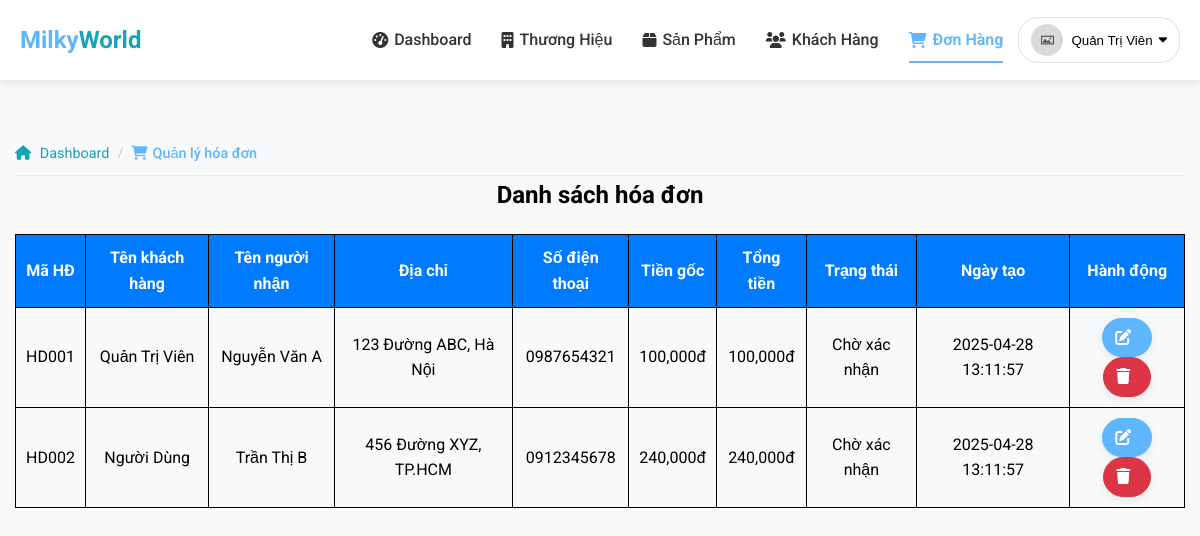
The page /admin/orders/index.php (signed in) on the database as committed earlier.
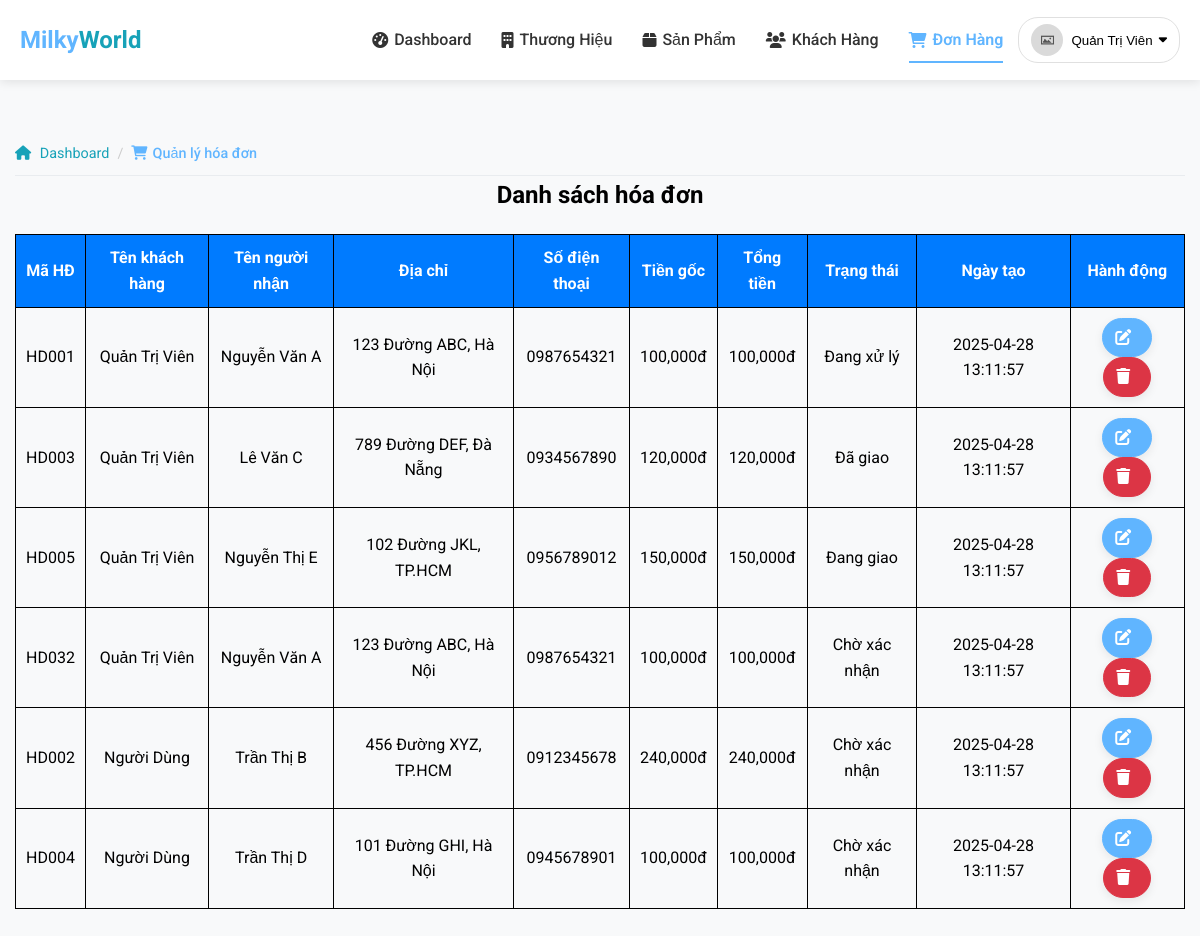
The same page on the database as committed later.
### tables this page shows
CREATE TABLE IF NOT EXISTS HoaDon (
    MaHD varchar(10) NOT NULL,
    MaKH varchar(10) NOT NULL,
    TongTien decimal(10,2) NOT NULL,
    TongTienGoc decimal(10,2) NOT NULL,
    TrangThai enum('cho_duyet', 'dang_xu_ly', 'dang_giao', 'da_giao', 'da_huy') NOT NULL DEFAULT 'cho_duyet',
    TenNguoiNhan varchar(100) NOT NULL,
    DiaChi varchar(255) NOT NULL,
    SoDienThoai varchar(20) NOT NULL,
    GhiChu text,
    NgayTao datetime DEFAULT CURRENT_TIMESTAMP,
    NgayCapNhat datetime DEFAULT CURRENT_TIMESTAMP ON UPDATE CURRENT_TIMESTAMP,
    PRIMARY KEY (MaHD),
    FOREIGN KEY (MaKH) REFERENCES KhachHang(MaKH) ON DELETE CASCADE
);

CREATE TABLE IF NOT EXISTS KhachHang (
    MaKH varchar(10) NOT NULL,
    TenKH varchar(255) NOT NULL,
    Email varchar(255) NOT NULL,
    MatKhau varchar(255) NOT NULL,
    DiaChi varchar(255) DEFAULT '',
    SoDienThoai varchar(20) DEFAULT '',
    VaiTro enum('admin', 'user') NOT NULL DEFAULT 'user',
    Avatar varchar(255) DEFAULT NULL,
    TrangThai tinyint(1) NOT NULL DEFAULT 1 COMMENT '1: Hoạt động, 0: Bị khóa',
    TokenReset varchar(255) DEFAULT NULL,
    TokenExpire datetime DEFAULT NULL,
    NgayTao datetime DEFAULT CURRENT_TIMESTAMP,
    NgayCapNhat datetime DEFAULT CURRENT_TIMESTAMP ON UPDATE CURRENT_TIMESTAMP,
    PRIMARY KEY (MaKH),
    UNIQUE KEY unique_email (Email)
);

### includes/session.php (called while the page is built, shortened)
<?php
function isLoggedIn()
{
    return isset($_SESSION['user']);
}
function getCurrentUser()
{
    return isset($_SESSION['user']) ? $_SESSION['user'] : null;
}

### admin/orders/index.php (the view, shortened to what this page needs)
<?php
require_once("../../layouts/admin/header.php");
$thSQL = "SELECT kh.TenKH, hd.MaHD, hd.TongTien, hd.TongTienGoc,
        CAST(hd.TrangThai AS CHAR) AS TrangThai,
        hd.TenNguoiNhan, hd.DiaChi, hd.SoDienThoai, hd.GhiChu, hd.NgayTao
        FROM hoadon hd
        JOIN khachhang kh ON hd.MaKH = kh.MaKH";
$kq = mysqli_query($conn, $thSQL);
?>
<body>
    <div class="container">
        <div class="breadcrumb-container fade-in" style="animation-delay: 0.1s;">
            <ul class="breadcrumb">
                <li><a href="../index.php"><i class="fas fa-home"></i> Dashboard</a></li>
                <li class="active">
                    <span><i class="fas fa-shopping-cart"></i>Quản lý hóa đơn</span>
                </li>
            </ul>
        </div>
        <div class="inf fade-in">
            <h2>Danh sách hóa đơn</h2>
        </div>
        <table class="fade-in" border="1px">
            <tr>
                <th>Mã HĐ</th>
                <th>Tên khách hàng</th>
                <th>Tên người nhận</th>
                <th>Địa chỉ</th>
                <th>Số điện thoại</th>
                <th>Tiền gốc</th>
                <th>Tổng tiền</th>
                <th>Trạng thái</th>
                <th>Ngày tạo</th>
                <th>Hành động</th>
            </tr>
            <?php
            while ($row = mysqli_fetch_assoc($kq)) {
            ?>
                <tr>
                    <td><?php echo $row['MaHD']; ?></td>
                    <td><?php echo $row['TenKH']; ?></td>
                    <td><?php echo $row['TenNguoiNhan']; ?></td>
                    <td><?php echo $row['DiaChi']; ?></td>
                    <td><?php echo $row['SoDienThoai']; ?></td>
                    <td><?php echo number_format($row['TongTienGoc']); ?>đ</td>
                    <td><?php echo number_format($row['TongTien']); ?>đ</td>
                    <td><?php
                            $TextTT = '';
                            $trangThai = $row['TrangThai'];
                                switch ($trangThai) {
                                case 'cho_duyet':
                                   $TextTT = 'Chờ xác nhận';
                                   break;
                                case 'dang_xu_ly':
                                    $TextTT = 'Đang xử lý';
                                    break;
                                case 'dang_giao':
                                    $TextTT = 'Đang giao';
                                    break;
                                case 'da_giao':
                                    $TextTT = 'Đã giao';
                                    break;
                            }
                            echo $TextTT
                        ?>
                    </td>
                    <td><?php echo $row['NgayTao']; ?></td>
                    <td>
                        <a class="btn btn-primary" href="edit.php?id=<?php echo $row['MaHD']; ?>"><i class="fas fa-edit"></i></a>
                        <a class="btn btn-danger" href="delete.php?id=<?php echo $row['MaHD']; ?>" onclick="return confirm('Bạn có chắc chắn muốn xóa hóa đơn này?')"><i class="fas fa-trash"></i></a>
                    </td>
                </tr>
            <?php
            }
            ?>
        </table>
    </div>
</body>

### layouts/admin/header.php (shortened to what this page needs)
<?php
require_once(__DIR__ . '/../../includes/session.php');
$current_full_path = $_SERVER['PHP_SELF'];
?>
<!DOCTYPE html>
<html lang="vi">
<head>
    <link href="https://cdnjs.cloudflare.com/ajax/libs/font-awesome/6.0.0/css/all.min.css" rel="stylesheet">
    <link href="/assets/css/main.css" rel="stylesheet">
    <link href="/assets/css/admin.css" rel="stylesheet">
    <link href="/assets/css/layouts.css" rel="stylesheet">
</head>
<body>
    <header class="site-header">
        <div class="header-container">
            <a href="/admin" class="logo">
                <span class="logo-primary">Milky</span><span class="logo-secondary">World</span>
            </a>
            <nav class="main-nav" id="mainNav">
                <ul class="nav-list">
                    <?php
                    $pages = [
                        'index.php' => ['name' => 'Dashboard', 'icon' => 'fa-tachometer-alt', 'pattern' => '/admin/index.php', 'href' => '/admin/index.php'],
                        'brands.php' => ['name' => 'Thương Hiệu', 'icon' => 'fa-building', 'pattern' => '/admin/brands', 'href' => '/admin/brands/index.php'],
                        'products.php' => ['name' => 'Sản Phẩm', 'icon' => 'fa-box', 'pattern' => '/admin/products', 'href' => '/admin/products/index.php'],
                        'customers.php' => ['name' => 'Khách Hàng', 'icon' => 'fa-users', 'pattern' => '/admin/customers', 'href' => '/admin/customers/index.php'],
                        'orders.php' => ['name' => 'Đơn Hàng', 'icon' => 'fa-shopping-cart', 'pattern' => '/admin/orders', 'href' => '/admin/orders/index.php']
                    ];
                    foreach ($pages as $page => $data) {
                        $active = (strpos($current_full_path, $data['pattern']) !== false) ? 'active' : '';
                        echo '<li class="nav-item">';
                        echo '<a class="nav-link ' . $active . '" href="' . $data['href'] . '">';
                        echo '<i class="fas ' . $data['icon'] . '"></i> ' . $data['name'];
                        echo '</a></li>';
                    }
                    ?>
                </ul>
                <div class="header-actions">
                    <div class="user-actions">
                        <?php if (isLoggedIn()): ?>
                            <div class="user-dropdown">
                                <button class="user-dropdown-btn" id="userDropdown">
                                    <?php
                                    $user = getCurrentUser();
                                    $avatar = !empty($user['Avatar']) ? '/assets/images/avatars/' . $user['Avatar'] : '/assets/images/default-image.jpg';
                                    ?>
                                    <img src="<?php echo $avatar; ?>" alt="Avatar" class="user-avatar">
                                    <span class="username"><?php echo $user['TenKH']; ?></span>
                                    <i class="fas fa-caret-down"></i>
                                </button>
                            </div>
                        <?php endif; ?>
                    </div>
                </div>
            </nav>
        </div>
    </header>
    <main class="admin-main-content">

### assets/css/main.css (style rules this page uses)
:root { --primary-color: #60B5FF; --secondary-color: #6c757d; --accent-color: #17a2b8; --light-color: #f8f9fa; --dark-color: #343a40; --success-color: #28a745; --danger-color: #dc3545; --warning-color: #ffc107; --info-color: #17a2b8; --header-bg: #ffffff; --header-text: #333; --header-hover: #60B5FF; --footer-bg: #493D9E; --dropdown-hover: #f1f5ff; --container-padding: 15px; --section-spacing: 60px 0; --card-padding: 20px; --item-margin: 30px; --border-radius-sm: 8px; --border-radius-md: 12px; --border-radius-lg: 50px; --shadow-sm: 0 3px 10px rgba(0, 0, 0, 0.08); --shadow-md: 0 5px 15px rgba(0, 0, 0, 0.08); --shadow-lg: 0 15px 30px rgba(0, 0, 0, 0.1); }
* { box-sizing: border-box; margin: 0; padding: 0; }
body { min-height: 100vh; display: flex; flex-direction: column; font-family: 'Roboto', sans-serif; background-color: var(--light-color); line-height: 1.6; }
main { flex: 1; padding: 2rem 0; }
.container { width: 100%; max-width: 1200px; padding: 0 var(--container-padding); margin: 0 auto; }
h1, h2, h3, h4, h5, h6 { font-weight: 700; margin-bottom: 1rem; }
.btn { display: inline-block; font-weight: 500; text-align: center; text-decoration: none; vertical-align: middle; cursor: pointer; border: 1px solid transparent; padding: .375rem .75rem; font-size: 1rem; border-radius: 50px; transition: all 0.3s ease; box-shadow: var(--shadow-sm); }
.btn i { margin-right: 8px; }
.btn-primary { background-color: var(--primary-color); color: white; border-color: var(--primary-color); }
.btn-danger { background-color: var(--danger-color); color: white; border-color: var(--danger-color); }
.fade-in { opacity: 0; animation: fadeIn 0.6s ease forwards; }
.breadcrumb-container { margin-top: 20px; }
.breadcrumb { display: flex; list-style: none; padding: 10px 0; flex-wrap: wrap; border-bottom: 1px solid #e9ecef; }
.breadcrumb li { font-size: 0.9rem; color: var(--secondary-color); }
.breadcrumb li:not(:last-child):after { content: '/'; margin: 0 8px; color: #ccc; }
.breadcrumb a { color: var(--secondary-color); text-decoration: none; transition: color 0.3s ease; }
.breadcrumb i { margin-right: 5px; }
.breadcrumb .active { color: var(--primary-color); font-weight: 500; }

### assets/css/admin.css (style rules this page uses)
.inf h2 { text-align: center; }
table { width: 100%; border-collapse: collapse; margin: 20px 0; }
table th { background-color: #007bff; color: #fff; }
table th, table td { padding: 10px; text-align: center; border: 1px solid black; }

### assets/css/layouts.css (style rules this page uses)
:root { --primary-color: #60B5FF; --secondary-color: #17a2b8; --dark-color: #343a40; --light-color: #f8f9fa; --gray-color: #6c757d; --footer-bg: #493D9E; --footer-text: rgba(255, 255, 255, 0.7); --header-bg: #ffffff; --header-text: #333; --header-hover: #60B5FF; }
html, body { height: 100%; margin: 0; padding: 0; }
body { display: flex; flex-direction: column; min-height: 100vh; }
.container { flex: 1 0 auto; }
.site-header { background-color: var(--header-bg); box-shadow: 0 2px 10px rgba(0, 0, 0, 0.1); position: sticky; top: 0; z-index: 1000; }
.header-container { max-width: 1200px; margin: 0 auto; padding: 0 20px; display: flex; flex-wrap: wrap; justify-content: space-between; align-items: center; height: 80px; }
.logo { text-decoration: none; font-size: 24px; font-weight: 700; }
.logo-primary { color: var(--primary-color); }
.logo-secondary { color: var(--secondary-color); }
.main-nav { display: flex; align-items: center; }
.nav-list { list-style: none; display: flex; margin: 0; padding: 0; }
.nav-item { margin: 0 15px; }
.nav-link { text-decoration: none; color: var(--header-text); font-weight: 500; display: flex; align-items: center; padding: 10px 0; position: relative; transition: color 0.3s ease; }
.nav-link i { margin-right: 6px; }
.nav-link::after { content: ''; position: absolute; width: 0; height: 2px; background-color: var(--header-hover); bottom: 0; left: 0; transition: width 0.3s ease; }
.nav-link:hover::after, .nav-link.active::after { width: 100%; }
.nav-link.active { color: var(--header-hover); font-weight: 600; }
.header-actions { display: flex; align-items: center; }
.user-actions { display: flex; align-items: center; }
.user-dropdown { position: relative; }
.user-dropdown-btn { display: flex; align-items: center; background: none; border: none; padding: 6px 12px; border-radius: 20px; cursor: pointer; border: 1px solid #e0e0e0; transition: all 0.3s ease; }
.user-avatar { width: 32px; height: 32px; border-radius: 50%; object-fit: cover; margin-right: 8px; }
.username { margin-right: 6px; font-weight: 500; }

Rows that differ between the two databases and show on the page:
changed hoadon "HD001": TextTT "Chờ xác nhận" → "Đang xử lý"
added hoadon: MaHD "HD003", MaKH.TenKH "Quản Trị Viên", TenNguoiNhan "Lê Văn C", DiaChi "789 Đường DEF, Đà Nẵng", SoDienThoai "0934567890", TongTienGoc "120,000", TongTien "120,000", TextTT "Đã giao", NgayTao "2025-04-28 13:11:57"
added hoadon: MaHD "HD005", MaKH.TenKH "Quản Trị Viên", TenNguoiNhan "Nguyễn Thị E", DiaChi "102 Đường JKL, TP.HCM", SoDienThoai "0956789012", TongTienGoc "150,000", TongTien "150,000", TextTT "Đang giao", NgayTao "2025-04-28 13:11:57"
added hoadon: MaHD "HD032", MaKH.TenKH "Quản Trị Viên", TenNguoiNhan "Nguyễn Văn A", DiaChi "123 Đường ABC, Hà Nội", SoDienThoai "0987654321", TongTienGoc "100,000", TongTien "100,000", TextTT "Chờ xác nhận", NgayTao "2025-04-28 13:11:57"
added hoadon: MaHD "HD004", MaKH.TenKH "Người Dùng", TenNguoiNhan "Trần Thị D", DiaChi "101 Đường GHI, Hà Nội", SoDienThoai "0945678901", TongTienGoc "100,000", TongTien "100,000", TextTT "Chờ xác nhận", NgayTao "2025-04-28 13:11:57"
